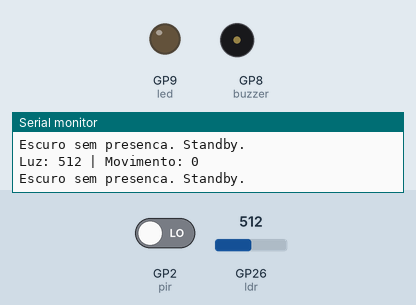
Recording of a sketch running on a simulated Raspberry Pi Pico. Parts: output pins drawn as LEDs (lit = HIGH), buzzer (waves = sounding), the last lines printed to the serial monitor. Inputs (shaded band) come from the test bench; at power-on: GP2 (pir) LOW, GP26 (ldr) = 512.

Above: at 1.8 s.
1.9 s: GP2 (pir) driven HIGH
At 2.6 s:
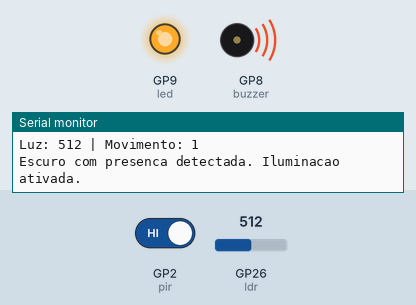
3.5 s: GP26 (ldr) set to 581
5.2 s: GP26 (ldr) set to 612
At 7.0 s:
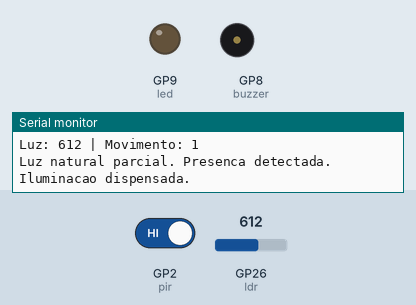
8.5 s: GP26 (ldr) set to 590
At 9.3 s:
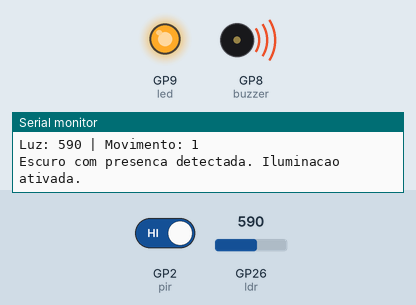
10.5 s: GP26 (ldr) set to 610
At 12.1 s:
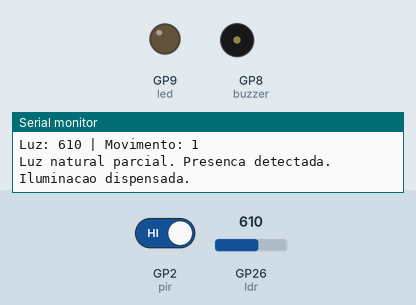
Timing chart, 0 to 13.6 s (numbered marks = the images above; inputs shaded):
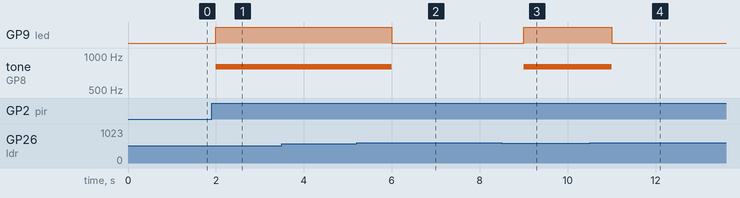

The sketch:

codigo.ino
```cpp
int ldr = A0;
int pir = 2;
int led = 9;
int buzzer = 8;

void setup() {
  pinMode(pir, INPUT);
  pinMode(led, OUTPUT);
  pinMode(buzzer, OUTPUT);
  Serial.begin(9600);
}

void loop() {
  int luz = analogRead(ldr);
  int movimento = digitalRead(pir);

  Serial.print("Luz: ");
  Serial.print(luz);
  Serial.print(" | Movimento: ");
  Serial.println(movimento);

  // ESCURIDAO TOTAL + PRESENCA = maximo alerta
  if (luz < 200 && movimento == HIGH) {
    digitalWrite(led, HIGH);
    tone(buzzer, 1500);
    Serial.println("ALERTA MAXIMO: Escuridao total com presenca detectada!");
  }
  // MUITO ESCURO + PRESENCA
  else if (luz >= 200 && luz < 400 && movimento == HIGH) {
    digitalWrite(led, HIGH);
    tone(buzzer, 1000);
    Serial.println("ALERTA: Ambiente muito escuro com presenca detectada!");
  }
  // ESCURO + PRESENCA
  else if (luz >= 400 && luz < 600 && movimento == HIGH) {
    digitalWrite(led, HIGH);
    tone(buzzer, 800);
    Serial.println("Escuro com presenca detectada. Iluminacao ativada.");
  }
  // LUZ PARCIAL + PRESENCA
  else if (luz >= 600 && luz < 800 && movimento == HIGH) {
    digitalWrite(led, LOW);
    noTone(buzzer);
    Serial.println("Luz natural parcial. Presenca detectada. Iluminacao dispensada.");
  }
  // TOTALMENTE ILUMINADO + PRESENCA
  else if (luz >= 800 && movimento == HIGH) {
    digitalWrite(led, LOW);
    noTone(buzzer);
    Serial.println("Ambiente totalmente iluminado. Presenca detectada.");
  }
  // ESCURIDAO TOTAL + SEM PRESENCA
  else if (luz < 200 && movimento == LOW) {
    digitalWrite(led, LOW);
    noTone(buzzer);
    Serial.println("Escuridao total. Nenhuma presenca. Standby.");
  }
  // MUITO ESCURO + SEM PRESENCA
  else if (luz >= 200 && luz < 400 && movimento == LOW) {
    digitalWrite(led, LOW);
    noTone(buzzer);
    Serial.println("Muito escuro. Sem presenca. Standby.");
  }
  // ESCURO + SEM PRESENCA
  else if (luz >= 400 && luz < 600 && movimento == LOW) {
    digitalWrite(led, LOW);
    noTone(buzzer);
    Serial.println("Escuro sem presenca. Standby.");
  }
  // LUZ PARCIAL + SEM PRESENCA
  else if (luz >= 600 && luz < 800 && movimento == LOW) {
    digitalWrite(led, LOW);
    noTone(buzzer);
    Serial.println("Luz natural parcial. Sem presenca. Sistema em espera.");
  }
  // TOTALMENTE ILUMINADO + SEM PRESENCA
  else {
    digitalWrite(led, LOW);
    noTone(buzzer);
    Serial.println("Ambiente totalmente iluminado. Sem presenca. Repouso total.");
  }

  delay(1000);
}
```

codigo-arm.cpp
```cpp
#include "pico/stdlib.h"

int main() {
    const uint LED = 25;
    gpio_init(LED);
    gpio_set_dir(LED, GPIO_OUT);

    while (true) {
        gpio_put(LED, 1);
        sleep_ms(2000);
        gpio_put(LED, 0);
        sleep_ms(1000);
    }
}
```

Measured:
- the behaviour switches between 599 and 600 on GP26 (ldr) (found by bisection; images 1 and 2)
- after the input at 1.9 s, GP9 (led): LOW → HIGH after 0.10 s; tone on GP8 (buzzer): silent → 800 Hz after 0.10 s
- after the input at 5.2 s, GP9 (led): HIGH → LOW after 0.80 s; tone on GP8 (buzzer): 800 Hz → silent after 0.80 s
- after the input at 8.5 s, GP9 (led): LOW → HIGH after 0.51 s; tone on GP8 (buzzer): silent → 800 Hz after 0.51 s
- after the input at 10.5 s, GP9 (led): HIGH → LOW after 0.51 s; tone on GP8 (buzzer): 800 Hz → silent after 0.51 s
